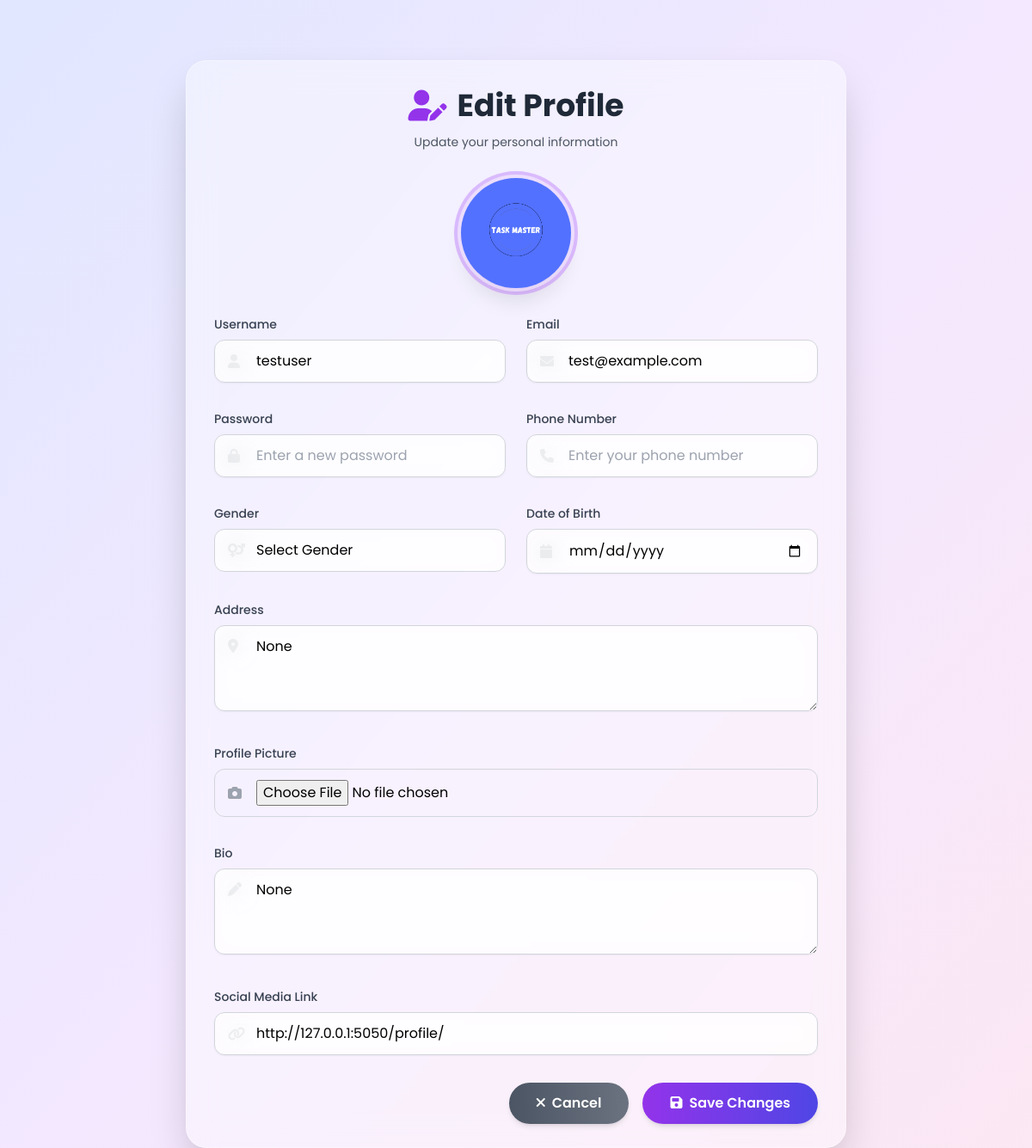
The app's page /profile/ (signed in) with its own data.
### TASKMASTERAPP/models.py (models this page shows, shortened)
class CustomUser(AbstractUser):
    USER_TYPES = [
        ('user', 'Regular User'),
        ('admin', 'Administrator'),
    ]
    GENDER_CHOICES = [
        ('male', 'Male'),
        ('female', 'Female'),
        ('other', 'Other'),
    ]
    profile_picture = models.ImageField(upload_to='profile_pics/', null=True, blank=True, default='default-profile.jpg')
    bio = models.TextField(max_length=500, blank=True, null=True)
    date_of_birth = models.DateField(null=True, blank=True)
    phone_number = models.CharField(max_length=15, blank=True, null=True)
    gender = models.CharField(max_length=10, choices=GENDER_CHOICES, blank=True, null=True)
    address = models.TextField(blank=True, null=True)
    social = models.URLField(blank=True, null=True)
    user_type = models.CharField(max_length=10, choices=USER_TYPES, default='user')

### TASKMASTERAPP/views.py (the view, shortened to what this page needs)
# urls.py: path('profile/', views.profile_view, name='profile'),
@login_required
def profile_view(request):
    user = request.user
    return render(request, 'users/profile.html', {'user': user})

### TASKMASTERAPP/templates/users/profile.html (shortened to what this page needs)
<!DOCTYPE html>
<html lang="en">
<head>
  {% load static %}
  <script src="https://cdn.tailwindcss.com"></script>
  <link rel="stylesheet" href="https://cdnjs.cloudflare.com/ajax/libs/font-awesome/6.0.0/css/all.min.css" />
</head>
<body class="font-poppins bg-gradient-to-br from-indigo-100 via-purple-100 to-pink-100 min-h-screen flex justify-center items-center p-4">
  <div class="bg-white/40 backdrop-blur-lg p-8 rounded-3xl shadow-2xl w-full max-w-3xl transition-all duration-500 ease-in-out overflow-y-auto max-h-[90vh] border border-white/30 animate-fade-in hover:shadow-3xl hover:border-white/40">
    <header class="text-center mb-8">
      <h1 class="text-4xl font-bold text-gray-800 mb-3 flex justify-center items-center gap-3">
        <i class="fas fa-user-edit text-purple-600 animate-float"></i> Edit Profile
      </h1>
      <p class="text-sm text-gray-600">Update your personal information</p>
    </header>
    <main>
      <form id="profileForm" method="POST" action="{% url 'profile' %}" enctype="multipart/form-data" class="space-y-8">
        <div class="flex flex-col items-center mb-8">
          <div class="relative group">
            {% if user.profile_picture %}
              <img src="{{ user.profile_picture.url }}" alt="Profile Picture"
                   class="w-32 h-32 rounded-full mx-auto ring-4 ring-purple-400/50 ring-offset-4 ring-offset-white/50 shadow-xl transition-all duration-500 group-hover:ring-purple-500/70 group-hover:ring-offset-purple-100/50 group-hover:scale-105 object-cover" />
            {% else %}
              <img src="{% static 'assets/user-avatar.png' %}" alt="Default Avatar"
                   class="w-32 h-32 rounded-full mx-auto ring-4 ring-purple-400/50 ring-offset-4 ring-offset-white/50 shadow-xl transition-all duration-500 group-hover:ring-purple-500/70 group-hover:ring-offset-purple-100/50 group-hover:scale-105" />
            {% endif %}
          </div>
        </div>
        <div class="grid grid-cols-1 md:grid-cols-2 gap-6">
          <div class="space-y-2">
            <label for="username" class="block text-sm font-medium text-gray-700">Username</label>
            <div class="relative">
              <i class="fas fa-user absolute left-4 top-1/2 transform -translate-y-1/2 text-gray-400"></i>
              <input type="text" id="username" name="username" value="{{ user.username }}" required
                placeholder="Enter your username"
                class="w-full pl-12 pr-4 py-3 rounded-xl border border-gray-300 focus:outline-none focus:border-purple-500 focus:ring-2 focus:ring-purple-300 transition-all duration-300 bg-white/70 shadow-sm hover:shadow-md backdrop-blur-md" />
            </div>
          </div>
          <div class="space-y-2">
            <label for="email" class="block text-sm font-medium text-gray-700">Email</label>
            <div class="relative">
              <i class="fas fa-envelope absolute left-4 top-1/2 transform -translate-y-1/2 text-gray-400"></i>
              <input type="email" id="email" name="email" value="{{ user.email }}" required
                placeholder="Enter your email"
                class="w-full pl-12 pr-4 py-3 rounded-xl border border-gray-300 focus:outline-none focus:border-purple-500 focus:ring-2 focus:ring-purple-300 transition-all duration-300 bg-white/70 shadow-sm hover:shadow-md backdrop-blur-md" />
            </div>
          </div>
        </div>
        <div class="grid grid-cols-1 md:grid-cols-2 gap-6">
          <div class="space-y-2">
            <label for="password" class="block text-sm font-medium text-gray-700">Password</label>
            <div class="relative">
              <i class="fas fa-lock absolute left-4 top-1/2 transform -translate-y-1/2 text-gray-400"></i>
              <input type="password" id="password" name="password" placeholder="Enter a new password"
                class="w-full pl-12 pr-4 py-3 rounded-xl border border-gray-300 focus:outline-none focus:border-purple-500 focus:ring-2 focus:ring-purple-300 transition-all duration-300 bg-white/70 shadow-sm hover:shadow-md backdrop-blur-md" />
            </div>
          </div>
          <div class="space-y-2">
            <label for="phone" class="block text-sm font-medium text-gray-700">Phone Number</label>
            <div class="relative">
              <i class="fas fa-phone absolute left-4 top-1/2 transform -translate-y-1/2 text-gray-400"></i>
              <input type="tel" id="phone" name="phone" value="{{ user.phone }}"
                placeholder="Enter your phone number"
                class="w-full pl-12 pr-4 py-3 rounded-xl border border-gray-300 focus:outline-none focus:border-purple-500 focus:ring-2 focus:ring-purple-300 transition-all duration-300 bg-white/70 shadow-sm hover:shadow-md backdrop-blur-md" />
            </div>
          </div>
        </div>
        <div class="grid grid-cols-1 md:grid-cols-2 gap-6">
          <div class="space-y-2">
            <label for="gender" class="block text-sm font-medium text-gray-700">Gender</label>
            <div class="relative">
              <i class="fas fa-venus-mars absolute left-4 top-1/2 transform -translate-y-1/2 text-gray-400"></i>
              <select id="gender" name="gender"
                class="w-full pl-12 pr-4 py-3 rounded-xl border border-gray-300 focus:border-purple-500 focus:ring-2 focus:ring-purple-300 transition-all duration-300 bg-white/70 backdrop-blur-md hover:shadow appearance-none">
                <option value="">Select Gender</option>
              </select>
            </div>
          </div>
          <div class="space-y-2">
            <label for="dob" class="block text-sm font-medium text-gray-700">Date of Birth</label>
            <div class="relative">
              <i class="fas fa-calendar absolute left-4 top-1/2 transform -translate-y-1/2 text-gray-400"></i>
              <input type="date" id="dob" name="dob" value="{{ user.dob }}"
                class="w-full pl-12 pr-4 py-3 rounded-xl border border-gray-300 focus:outline-none focus:border-purple-500 focus:ring-2 focus:ring-purple-300 transition-all duration-300 bg-white/70 shadow-sm hover:shadow-md backdrop-blur-md" />
            </div>
          </div>
        </div>
        <div class="space-y-2">
          <label for="address" class="block text-sm font-medium text-gray-700">Address</label>
          <div class="relative">
            <i class="fas fa-map-marker-alt absolute left-4 top-4 text-gray-400"></i>
            <textarea id="address" name="address" placeholder="Enter your address"
              class="w-full pl-12 pr-4 py-3 rounded-xl border border-gray-300 focus:outline-none focus:border-purple-500 focus:ring-2 focus:ring-purple-300 transition-all duration-300 bg-white/70 shadow-sm hover:shadow-md backdrop-blur-md min-h-[100px] resize-y">{{ user.address }}</textarea>
          </div>
        </div>
        <div class="space-y-2">
          <label for="profile-pic" class="block text-sm font-medium text-gray-700">Profile Picture</label>
          <div class="relative">
            <i class="fas fa-camera absolute left-4 top-1/2 transform -translate-y-1/2 text-gray-400"></i>
            <input type="file" id="profile-pic" name="profile_picture" accept="image/*"
              class="w-full pl-12 pr-4 py-3 rounded-xl border border-gray-300 focus:outline-none focus:border-purple-500 focus:ring-2 focus:ring-purple-300 transition-all duration-300 bg-transparent hover:shadow-md" />
          </div>
        </div>
        <div class="space-y-2">
          <label for="bio" class="block text-sm font-medium text-gray-700">Bio</label>
          <div class="relative">
            <i class="fas fa-pen absolute left-4 top-4 text-gray-400"></i>
            <textarea id="bio" name="bio" placeholder="Tell something about yourself"
              class="w-full pl-12 pr-4 py-3 rounded-xl border border-gray-300 focus:outline-none focus:border-purple-500 focus:ring-2 focus:ring-purple-300 transition-all duration-300 bg-white/70 shadow-sm hover:shadow-md backdrop-blur-md min-h-[100px] resize-y">{{ user.bio }}</textarea>
          </div>
        </div>
        <div class="space-y-2">
          <label for="social" class="block text-sm font-medium text-gray-700">Social Media Link</label>
          <div class="relative">
            <i class="fas fa-link absolute left-4 top-1/2 transform -translate-y-1/2 text-gray-400"></i>
            <input type="url" id="social" name="social" value="{{ user.social }}"
              placeholder="Enter your social media link"
              class="w-full pl-12 pr-4 py-3 rounded-xl border border-gray-300 focus:outline-none focus:border-purple-500 focus:ring-2 focus:ring-purple-300 transition-all duration-300 bg-white/70 shadow-sm hover:shadow-md backdrop-blur-md" />
          </div>
        </div>
        <div class="flex flex-col md:flex-row justify-end gap-4 mt-10">
          <button type="button" onclick="window.history.back()"
            class="px-8 py-3 rounded-full bg-gradient-to-r from-gray-600 to-gray-500 text-white font-semibold hover:from-gray-700 hover:to-gray-600 transition-all duration-300 shadow-md hover:shadow-lg transform hover:scale-105 active:scale-95">
            <i class="fas fa-times mr-2"></i>Cancel
          </button>
          <button type="submit"
            class="px-8 py-3 rounded-full bg-gradient-to-r from-purple-600 to-indigo-600 text-white font-semibold hover:from-purple-700 hover:to-indigo-700 transition-all duration-300 shadow-md hover:shadow-xl transform hover:scale-105 active:scale-95">
            <i class="fas fa-save mr-2"></i>Save Changes
          </button>
        </div>
      </form>
    </main>
  </div>
</body>
</html>

### records on screen
CustomUser: profile_picture (picture), username "testuser", email "test@example.com", address "None", bio "None", social "http://127.0.0.1:5050/profile/"
